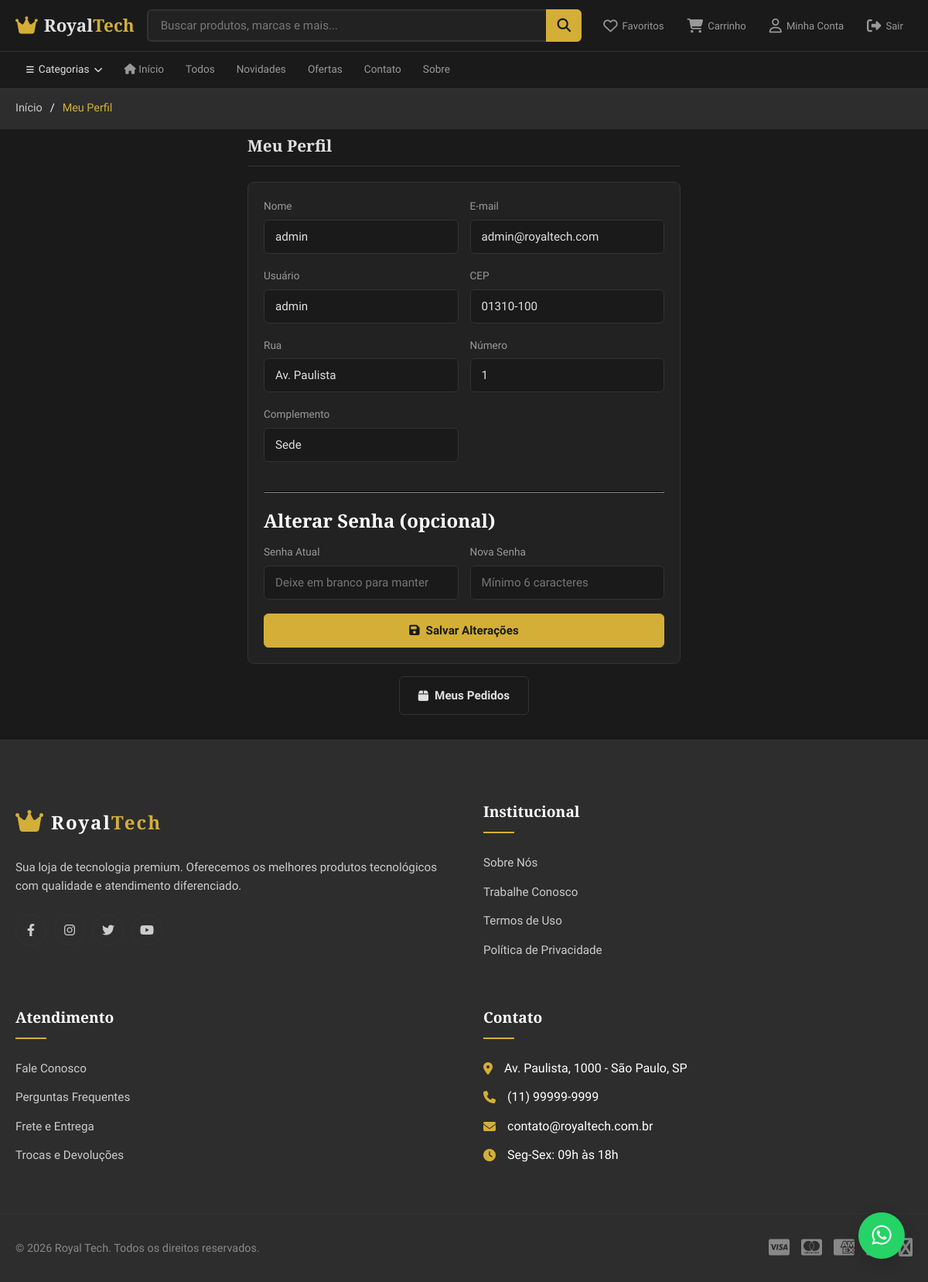
The app's page /pages/auth/profile.php (signed in) with its own data.
### tables this page shows
CREATE TABLE IF NOT EXISTS e5_users (
  id INT PRIMARY KEY AUTO_INCREMENT,
  name VARCHAR(80) NOT NULL,
  email VARCHAR(120) UNIQUE NOT NULL,
  username VARCHAR(40) UNIQUE NOT NULL,
  password VARCHAR(255) NOT NULL,
  role ENUM('customer','admin') NOT NULL DEFAULT 'customer',
  postal_code VARCHAR(10) NOT NULL,
  street VARCHAR(120) NOT NULL,
  number INT NOT NULL,
  complement VARCHAR(80) DEFAULT NULL,
  created_at TIMESTAMP DEFAULT CURRENT_TIMESTAMP,
  updated_at TIMESTAMP DEFAULT CURRENT_TIMESTAMP ON UPDATE CURRENT_TIMESTAMP
);

### pages/auth/profile.php (the view, shortened to what this page needs)
<?php
include '../../database/connection.php';
$userId = (int) $_SESSION['user_id'];
$stmt = $pdo->prepare('SELECT * FROM e5_users WHERE id = :id LIMIT 1');
$stmt->execute([':id' => $userId]);
$user = $stmt->fetch();
include '../../components/header.php';
?>
<section class="ml-section" style="padding-top: 8px;"><div class="container" style="max-width:600px; margin:0 auto;">
    <div class="ml-section-header">
        <h2 class="ml-section-title">Meu Perfil</h2>
    </div>
    <form method="POST" class="ml-card">
        <div style="display:grid; grid-template-columns:1fr 1fr; gap:0 15px;">
            <div class="auth-field"><label class="auth-label" for="name">Nome</label><input type="text" id="name" name="name" value="<?php echo htmlspecialchars($user['name'], ENT_QUOTES, 'UTF-8'); ?>" required></div>
            <div class="auth-field"><label class="auth-label" for="email">E-mail</label><input type="email" id="email" name="email" value="<?php echo htmlspecialchars($user['email'], ENT_QUOTES, 'UTF-8'); ?>" required></div>
            <div class="auth-field"><label class="auth-label" for="username">Usuário</label><input type="text" id="username" name="username" value="<?php echo htmlspecialchars($user['username'], ENT_QUOTES, 'UTF-8'); ?>" required></div>
            <div class="auth-field"><label class="auth-label" for="postal_code">CEP</label><input type="text" id="postal_code" name="postal_code" inputmode="numeric" maxlength="9" value="<?php echo htmlspecialchars($user['postal_code'] ?? '', ENT_QUOTES, 'UTF-8'); ?>"></div>
            <div class="auth-field"><label class="auth-label" for="street">Rua</label><input type="text" id="street" name="street" value="<?php echo htmlspecialchars($user['street'] ?? '', ENT_QUOTES, 'UTF-8'); ?>"></div>
            <div class="auth-field"><label class="auth-label" for="number">Número</label><input type="text" id="number" name="number" inputmode="numeric" pattern="[0-9]{1,6}" maxlength="6" value="<?php echo (int)($user['number'] ?? 0); ?>"></div>
            <div class="auth-field"><label class="auth-label" for="complement">Complemento</label><input type="text" id="complement" name="complement" value="<?php echo htmlspecialchars($user['complement'] ?? '', ENT_QUOTES, 'UTF-8'); ?>"></div>
        </div>
        <hr style="border-color:var(--ml-border); margin:20px 0;">
        <h4 style="margin-bottom:15px;">Alterar Senha (opcional)</h4>
        <div style="display:grid; grid-template-columns:1fr 1fr; gap:0 15px;">
            <div class="auth-field"><label class="auth-label" for="current_password">Senha Atual</label><input type="password" id="current_password" name="current_password" placeholder="Deixe em branco para manter"></div>
            <div class="auth-field"><label class="auth-label" for="new_password">Nova Senha</label><input type="password" id="new_password" name="new_password" placeholder="Mínimo 6 caracteres" minlength="6"></div>
        </div>
        <button type="submit" class="ml-btn ml-btn-primary ml-btn-block"><i class="fas fa-save"></i> Salvar Alterações</button>
    </form>
    <div style="text-align:center; margin-top:15px;"><a href="orders.php" class="ml-btn"><i class="fas fa-box"></i> Meus Pedidos</a></div>
</div></section>
<?php include '../../components/footer.php'; ?>

### assets/css/style.css (style rules this page uses)
:root { --color-primary: #d4af37; --color-primary-dark: #b8962e; --color-primary-light: #e8c547; --color-black: #1a1a1a; --color-black-light: #2d2d2d; --color-black-lighter: #404040; --color-white: #ffffff; --color-white-smoke: #f5f5f5; --color-gray: #888888; --color-gray-light: #cccccc; --color-border: #333333; --color-gold: #d4af37; --font-primary: 'Rajdhani', sans-serif; --font-secondary: 'Playfair Display', serif; --transition: all 0.3s ease; --shadow: 0 5px 20px rgba(0, 0, 0, 0.15); --shadow-hover: 0 10px 30px rgba(212, 175, 55, 0.2); }
* { margin: 0; padding: 0; box-sizing: border-box; }
html { scroll-behavior: smooth; }
body { font-family: var(--font-primary); font-size: 16px; line-height: 1.6; color: var(--color-white); background-color: var(--color-black); }
a { text-decoration: none; color: inherit; transition: var(--transition); }
.container { width: 100%; max-width: 1400px; margin: 0 auto; padding: 0 20px; }
h1, h2, h3, h4, h5, h6 { font-family: var(--font-secondary); font-weight: 700; line-height: 1.3; color: var(--color-white); }
h2 { font-size: 2.5rem; }
h4 { font-size: 1.5rem; }

### assets/css/mercadolivre-style.css (style rules this page uses)
:root { --ml-bg: #1a1a1a; --ml-bg-card: #222222; --ml-bg-sidebar: #1e1e1e; --ml-bg-hover: #2a2a2a; --ml-border: #333333; --ml-text: #e0e0e0; --ml-text-secondary: #999999; --ml-text-muted: #777777; --ml-accent: #d4af37; --ml-accent-dark: #b8962e; --ml-green: #00a650; --ml-green-bg: rgba(0, 166, 80, 0.12); --ml-red: #ff6161; --ml-discount-bg: rgba(0, 166, 80, 0.15); --ml-discount-text: #00a650; --ml-header-height: 66px; --ml-category-bar-height: 48px; }
.ml-section { padding: 32px 0; }
.ml-section-header { display: flex; align-items: center; justify-content: space-between; margin-bottom: 20px; padding-bottom: 12px; border-bottom: 1px solid var(--ml-border); }
.ml-section-title { font-family: var(--font-secondary); font-size: 1.3rem; font-weight: 700; color: var(--ml-text); }
body.ml-layout-active { padding-top: calc(var(--ml-header-height) + var(--ml-category-bar-height)); }
.ml-btn { display: inline-flex; align-items: center; justify-content: center; gap: 8px; padding: 12px 24px; background: transparent; border: 1px solid var(--ml-border); border-radius: 6px; color: var(--ml-text); font-family: var(--font-primary); font-size: 0.95rem; font-weight: 600; text-decoration: none; cursor: pointer; transition: background 0.2s, border-color 0.2s, color 0.2s; }
.ml-btn-primary, .ml-btn-primary:hover { background: var(--ml-accent); border-color: var(--ml-accent); color: var(--ml-bg); }
.ml-btn-block { width: 100%; }
.ml-card { background: var(--ml-bg-card); border: 1px solid var(--ml-border); border-radius: 8px; padding: 20px; margin-bottom: 16px; }

### assets/css/auth.css (style rules this page uses)
.auth-field { margin-bottom: 18px; }
.auth-label { display: block; margin-bottom: 6px; color: var(--ml-text-secondary); font-size: 0.85rem; font-weight: 500; }
.auth-field input, .auth-field select, .auth-field textarea { width: 100%; padding: 12px 14px; background: var(--ml-bg); border: 1px solid var(--ml-border); border-radius: 6px; color: var(--ml-text); font-size: 0.95rem; font-family: var(--font-primary); box-sizing: border-box; outline: none; transition: border-color 0.2s, box-shadow 0.2s; }

### records on screen
e5_users: name "admin", email "admin@royaltech.com", username "admin", postal_code "01310-100", street "Av. Paulista", number "1", complement "Sede"

### other values on screen
$breadcrumb_title "Meu Perfil"
store_config('store_address') "Av. Paulista, 1000 - São Paulo, SP"
store_config('store_phone') "(11) 99999-9999"
store_config('store_email') "contato@royaltech.com.br"
